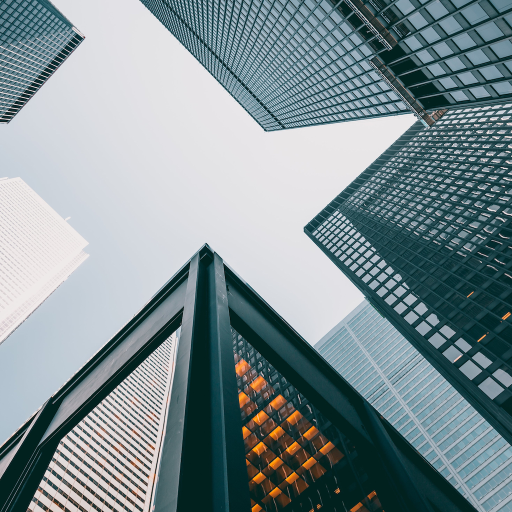
%> input picture MAT-3007/project/test_images/1024_1024_city.jpg, 1024 x 1024 px (shown at 1/2 size)
$ octave part2.m   (GNU Octave 9; MATLAB toolbox functions it lacks are replaced by stand-ins)
%> lines starting %> are read from the running program, lines starting %| are printed output that depends on the picture
%% Part2 (Q1)

% 1) Transform city image 1024 * 1024 to mosaic, by 12 circle tiles 40 * 40
%    or 8 symbol tiles 64 * 64
% 2) Transform mountain image 1024 * 1024 to mosaic, by 12 circle tiles 40 * 40
%    or 8 symbol tiles 64 * 64
% 3) Transform bluestreet image 1024 * 1024 to mosaic, by 12 circle tiles 40 * 40
%    or 8 symbol tiles 64 * 64

% When use circle tiles, rescale the original image to 960 * 960
% When use symbol tiles, keep the original image as 1024 * 1024

m1 = 960; n1 = 960;
% m1 = 1024; n1 = 1024;
s = 40; t = 12; % use circle tiles
% s = 64; t = 8; % use symbol tiles
m2 = m1 / s; n2 = n1 / s;
k = (m2 * n2) / t;
image_A = imread("./test_images/1024_1024_city.jpg");
%> image_A is the input picture: size 1024x1024x3 uint8; mean R, G, B 126.6, 142.8, 146.9
% address choice "./test_images/1024_1024_city.jpg", "./test_images/1024_1024_mountain.jpg", "./test_images/1024_1024_bluestreet.png"
gray_A = rgb2gray(image_A);
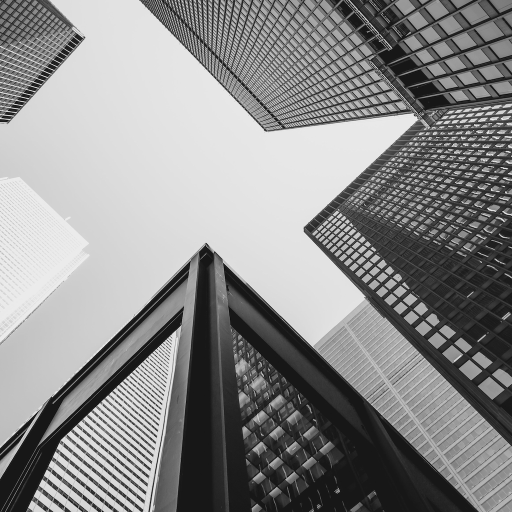
%> gray_A: size 1024x1024 uint8 (shown at 1/2 size); min 0, max 254, mean 138.4
array_A = imresize(gray_A, [m1, n1]);
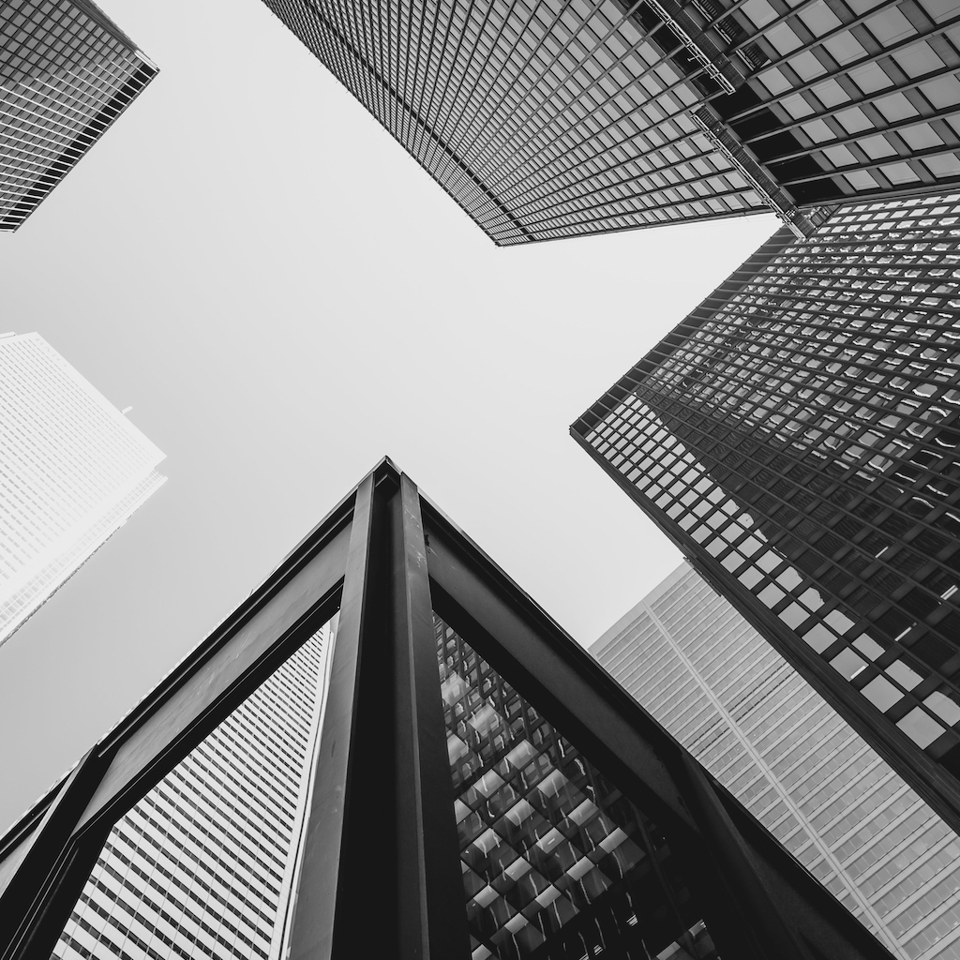
%> array_A: size 960x960 uint8; min 0, max 252, mean 138.4
% imshow(gray_A, []);

c = zeros(1, t);
tiles = zeros(s, t * s);
for i = 1 : t
    add_name = strcat("./test_tiles/circles_16/circle_", num2str(i), ".png");
    % address choice "./test_tiles/circles_16/circle_", num2str(i), ".png", "./test_tiles/symbols_64/symbol_", num2str(i), ".png"
%> (the run ends here)

$ run again, with MAT-3007/project/test_images/1024_1024_bluestreet.png saved as MAT-3007/project/test_images/1024_1024_city.jpg
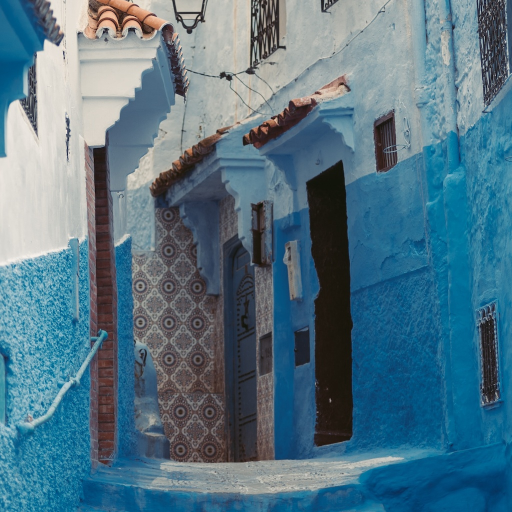
%> input picture MAT-3007/project/test_images/1024_1024_bluestreet.png, 1024 x 1024 px (shown at 1/2 size)
%> image_A is the input picture: size 1024x1024x3 uint8; mean R, G, B 83.6, 116.6, 133.1
%> `gray_A = rgb2gray(image_A);`:
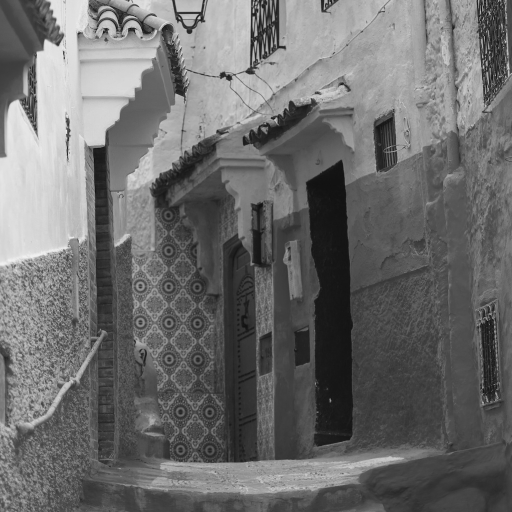
%> gray_A: size 1024x1024 uint8 (shown at 1/2 size); min 0, max 244, mean 108.6
%> `array_A = imresize(gray_A, [m1, n1]);`:
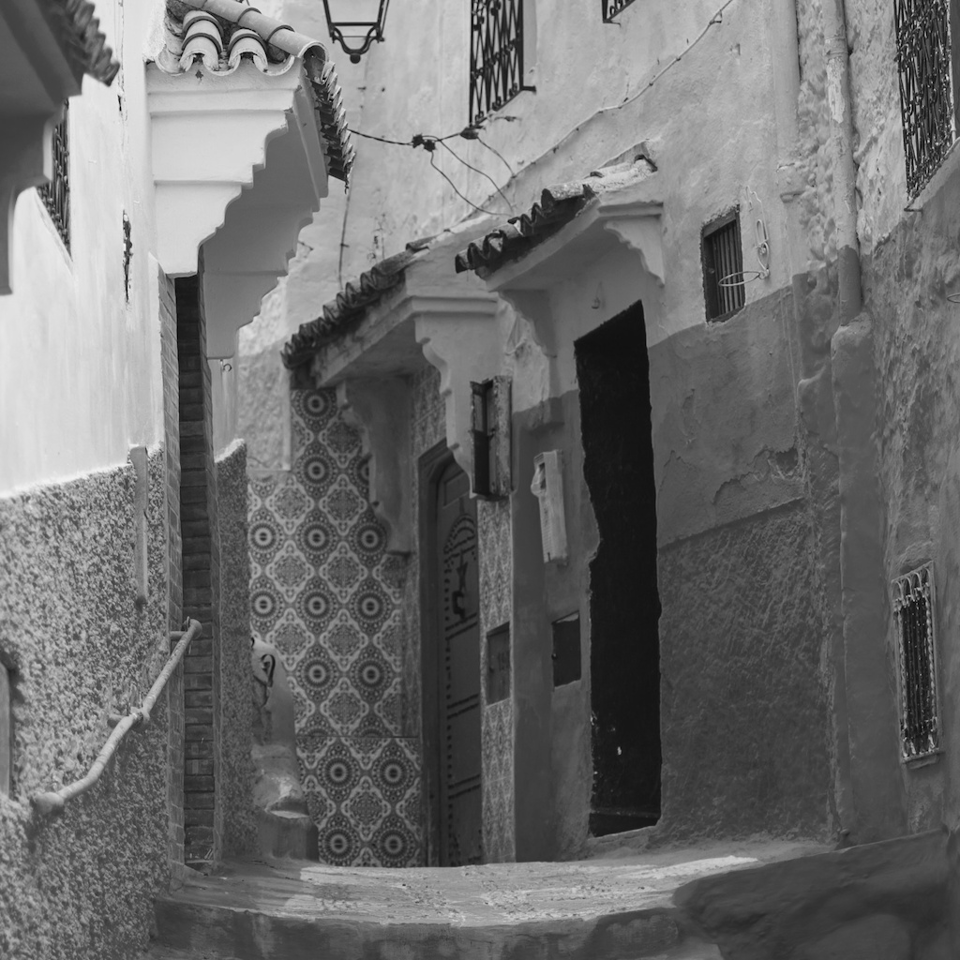
%> array_A: size 960x960 uint8; min 0, max 244, mean 108.6

$ run again, with MAT-3007/project/test_images/1024_1024_books.jpg copied over MAT-3007/project/test_images/1024_1024_city.jpg
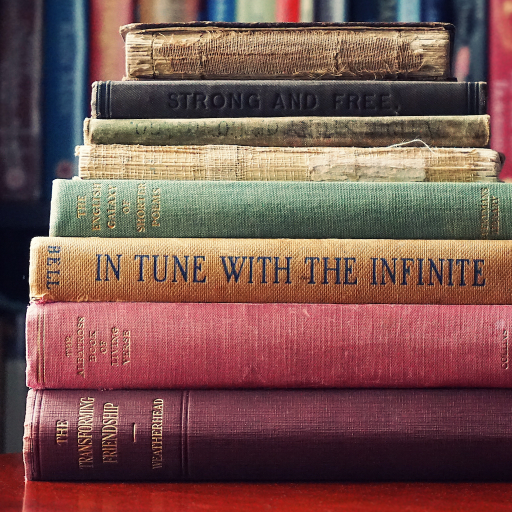
%> input picture MAT-3007/project/test_images/1024_1024_books.jpg, 1024 x 1024 px (shown at 1/2 size)
%> image_A is the input picture: size 1024x1024x3 uint8; mean R, G, B 121.9, 85.9, 80.9
%> `gray_A = rgb2gray(image_A);`:
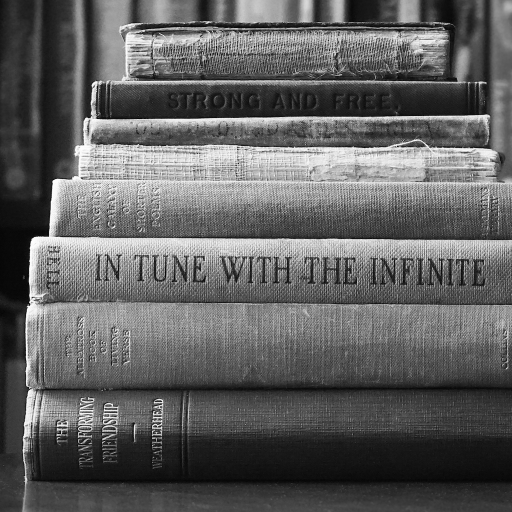
%> gray_A: size 1024x1024 uint8 (shown at 1/2 size); min 0, max 255, mean 96.1
%> `array_A = imresize(gray_A, [m1, n1]);`:
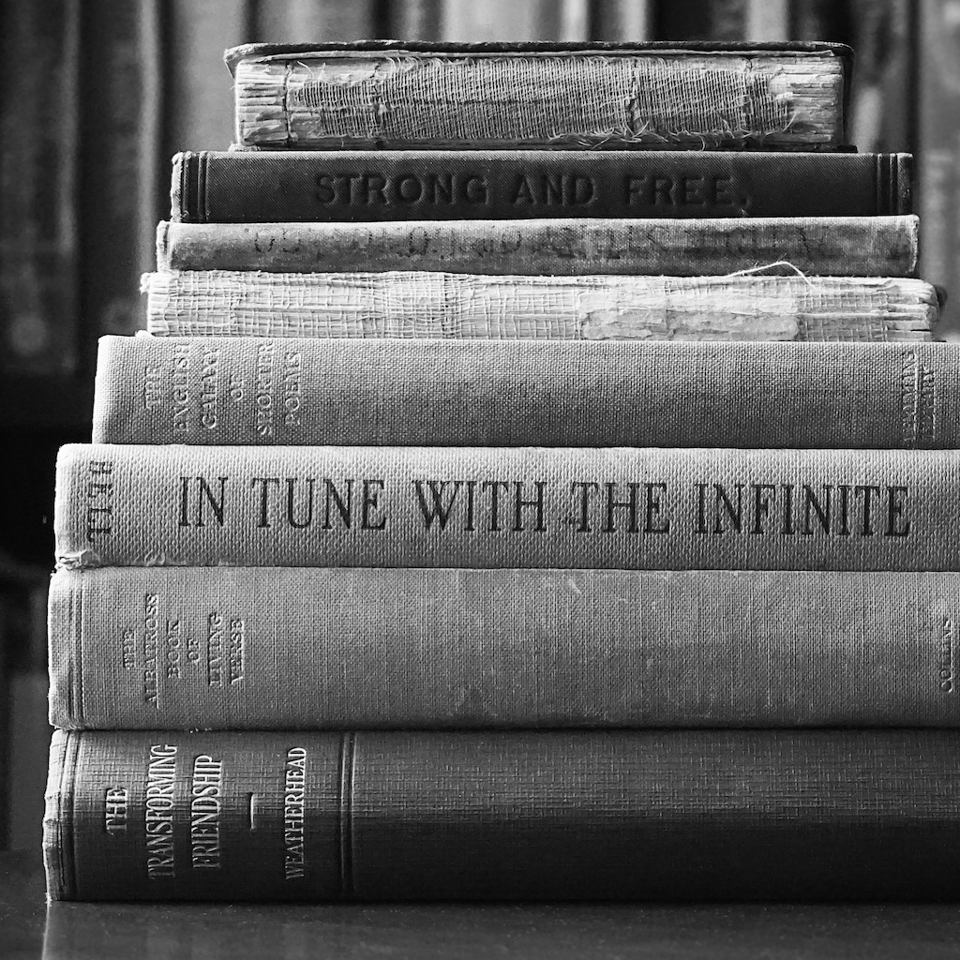
%> array_A: size 960x960 uint8; min 0, max 255, mean 96.1
